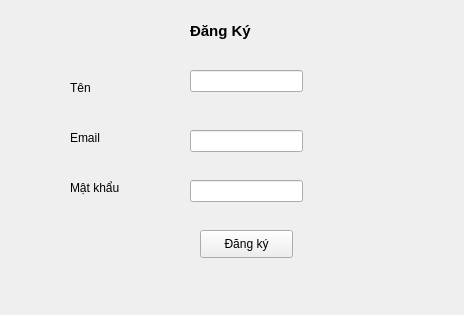
<?xml version="1.0" encoding="UTF-8"?>
<ui version="4.0">
 <class>Form</class>
 <widget class="QWidget" name="Form">
  <property name="geometry">
   <rect>
    <x>0</x>
    <y>0</y>
    <width>464</width>
    <height>315</height>
   </rect>
  </property>
  <property name="windowTitle">
   <string>RegisterForm</string>
  </property>
  <widget class="QPushButton" name="btn_register">
   <property name="geometry">
    <rect>
     <x>200</x>
     <y>230</y>
     <width>93</width>
     <height>28</height>
    </rect>
   </property>
   <property name="text">
    <string>Đăng ký</string>
   </property>
  </widget>
  <widget class="QLineEdit" name="input_username">
   <property name="geometry">
    <rect>
     <x>190</x>
     <y>70</y>
     <width>113</width>
     <height>22</height>
    </rect>
   </property>
  </widget>
  <widget class="QLabel" name="label">
   <property name="geometry">
    <rect>
     <x>190</x>
     <y>10</y>
     <width>91</width>
     <height>41</height>
    </rect>
   </property>
   <property name="font">
    <font>
     <pointsize>11</pointsize>
     <weight>75</weight>
     <bold>true</bold>
    </font>
   </property>
   <property name="text">
    <string>Đăng Ký</string>
   </property>
  </widget>
  <widget class="QLabel" name="label_username">
   <property name="geometry">
    <rect>
     <x>70</x>
     <y>80</y>
     <width>55</width>
     <height>16</height>
    </rect>
   </property>
   <property name="text">
    <string>Tên </string>
   </property>
  </widget>
  <widget class="QLabel" name="label_email">
   <property name="geometry">
    <rect>
     <x>70</x>
     <y>130</y>
     <width>55</width>
     <height>16</height>
    </rect>
   </property>
   <property name="text">
    <string>Email</string>
   </property>
  </widget>
  <widget class="QLabel" name="label_password">
   <property name="geometry">
    <rect>
     <x>70</x>
     <y>180</y>
     <width>55</width>
     <height>16</height>
    </rect>
   </property>
   <property name="text">
    <string>Mật khẩu</string>
   </property>
  </widget>
  <widget class="QLineEdit" name="input_email">
   <property name="geometry">
    <rect>
     <x>190</x>
     <y>130</y>
     <width>113</width>
     <height>22</height>
    </rect>
   </property>
  </widget>
  <widget class="QLineEdit" name="input_password">
   <property name="geometry">
    <rect>
     <x>190</x>
     <y>180</y>
     <width>113</width>
     <height>22</height>
    </rect>
   </property>
  </widget>
 </widget>
 <resources/>
 <connections/>
</ui>
